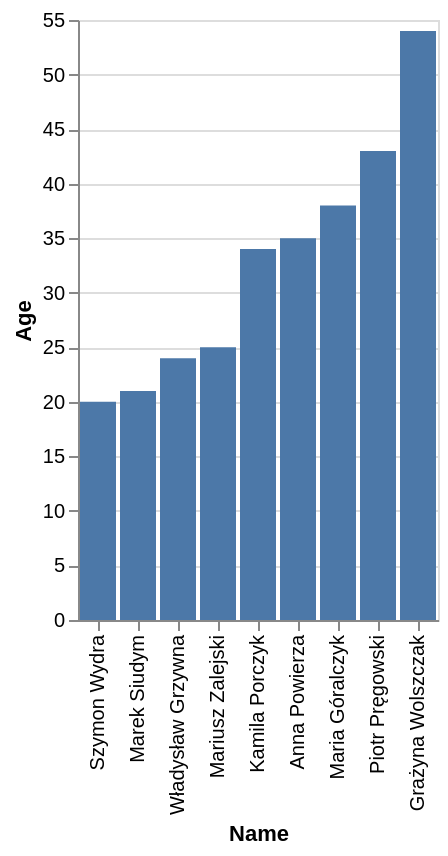

This figure's Vega-Lite source:
### Vega-Lite specification from a JSON file in a GitHub repository (floating-point values rounded to 4 significant figures)
{"data": {"values": [{"x_data": "Szymon Wydra", "y_data": 20}, {"x_data": "Marek Siudym", "y_data": 21}, {"x_data": "Władysław Grzywna", "y_data": 24}, {"x_data": "Mariusz Zalejski", "y_data": 25}, {"x_data": "Kamila Porczyk", "y_data": 34}, {"x_data": "Anna Powierza", "y_data": 35}, {"x_data": "Maria Góralczyk", "y_data": 38}, {"x_data": "Piotr Pręgowski", "y_data": 43}, {"x_data": "Grażyna Wolszczak", "y_data": 54}]}, "mark": "bar", "encoding": {"x": {"field": "x_data", "type": "nominal", "title": "Name", "sort": {"op": "sum", "field": "y_data", "order": "ascending"}}, "y": {"field": "y_data", "type": "quantitative", "title": "Age"}}}
